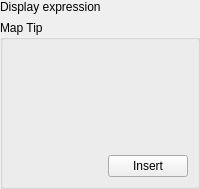
         <widget class="QWidget" name="mOptsPage_Display">
          <layout class="QVBoxLayout" name="verticalLayout_25">
           <property name="leftMargin">
            <number>0</number>
           </property>
           <property name="topMargin">
            <number>0</number>
           </property>
           <property name="rightMargin">
            <number>0</number>
           </property>
           <property name="bottomMargin">
            <number>0</number>
           </property>
           <item>
            <widget class="QWidget" name="scrollArea_10" native="true">
             <property name="widgetResizable" stdset="0">
              <bool>true</bool>
             </property>
             <layout class="QGridLayout" name="gridLayout_10">
              <property name="leftMargin">
               <number>0</number>
              </property>
              <property name="topMargin">
               <number>0</number>
              </property>
              <property name="rightMargin">
               <number>0</number>
              </property>
              <property name="bottomMargin">
               <number>0</number>
              </property>
              <item row="0" column="0">
               <widget class="QLabel" name="label">
                <property name="text">
                 <string>Display expression</string>
                </property>
               </widget>
              </item>
              <item row="0" column="1">
               <widget class="QgsFieldExpressionWidget" name="mDisplayExpressionWidget" native="true">
                <property name="focusPolicy">
                 <enum>Qt::StrongFocus</enum>
                </property>
               </widget>
              </item>
              <item row="1" column="0" colspan="2">
               <widget class="QGroupBox" name="groupBox_2">
                <property name="sizePolicy">
                 <sizepolicy hsizetype="Preferred" vsizetype="MinimumExpanding">
                  <horstretch>0</horstretch>
                  <verstretch>0</verstretch>
                 </sizepolicy>
                </property>
                <property name="title">
                 <string>Map Tip</string>
                </property>
                <layout class="QGridLayout" name="gridLayout_8">
                 <item row="1" column="2">
                  <widget class="QPushButton" name="mInsertExpressionButton">
                   <property name="sizePolicy">
                    <sizepolicy hsizetype="Fixed" vsizetype="Fixed">
                     <horstretch>0</horstretch>
                     <verstretch>0</verstretch>
                    </sizepolicy>
                   </property>
                   <property name="toolTip">
                    <string>Inserts the selected field or expression into the map tip</string>
                   </property>
                   <property name="text">
                    <string>Insert</string>
                   </property>
                  </widget>
                 </item>
                 <item row="0" column="0" colspan="3">
                  <widget class="QgsCodeEditorHTML" name="mMapTipWidget" native="true">
                   <property name="sizePolicy">
                    <sizepolicy hsizetype="Preferred" vsizetype="MinimumExpanding">
                     <horstretch>0</horstretch>
                     <verstretch>0</verstretch>
                    </sizepolicy>
                   </property>
                   <property name="minimumSize">
                    <size>
                     <width>0</width>
                     <height>100</height>
                    </size>
                   </property>
                  </widget>
                 </item>
                 <item row="1" column="0" colspan="2">
                  <widget class="QgsFieldExpressionWidget" name="mMapTipExpressionFieldWidget" native="true">
                   <property name="focusPolicy">
                    <enum>Qt::StrongFocus</enum>
                   </property>
                   <property name="toolTip">
                    <string>The valid attribute names for this layer</string>
                   </property>
                  </widget>
                 </item>
                </layout>
               </widget>
              </item>
             </layout>
            </widget>
           </item>
          </layout>
         </widget>
